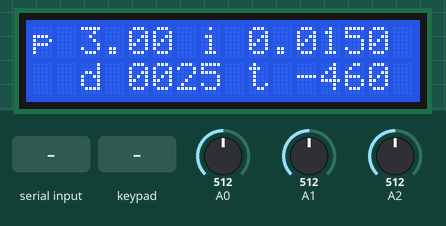
Simulated run of this sketch. Board: Arduino Uno, built with avr-gcc and run on an emulated ATmega328P. Shown: 16×2 character LCD. Inputs (shaded band) come from the test bench; at power-on: A0 = 512, A1 = 512, A2 = 512. What the sketch prints to the serial monitor is not drawn.

Above: at 1.2 s.
1.3 s: "=" received over the second serial link
At 1.8 s:
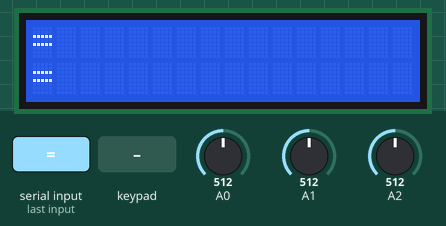
4.2 s: A0 set to 716
At 5.4 s:
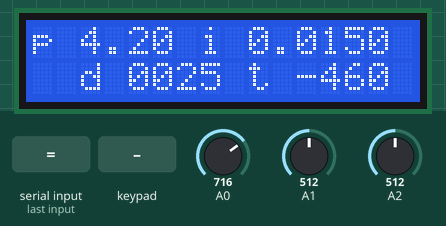
5.9 s: A1 set to 716
At 6.6 s:
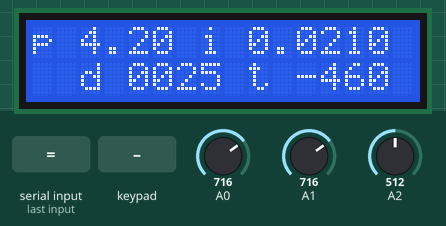
7.5 s: key 'D' pressed
At 8.1 s:
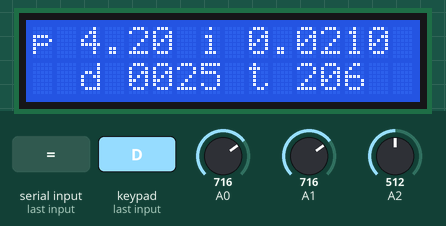
10.5 s: A2 set to 716
At 11.9 s:
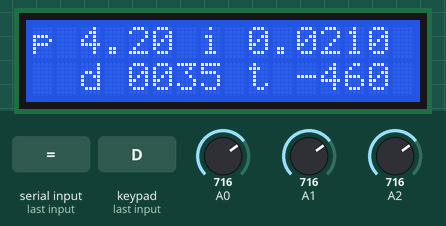
12.2 s: key 'U' pressed
At 12.8 s:
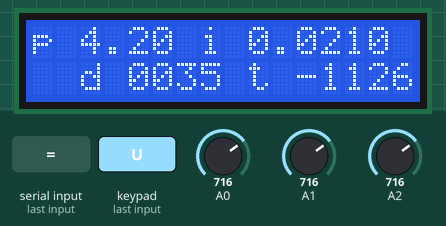
Timing chart, 0 to 15.2 s (numbered marks = the images above; inputs shaded):
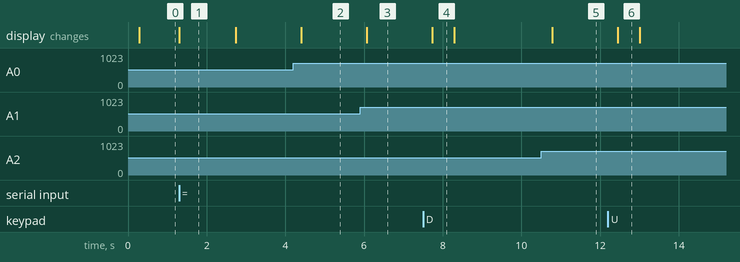

The sketch:

sbr_controller.ino
```cpp
#include <SoftwareSerial.h>
#include <LiquidCrystal_I2C.h>
#include "Nunchuk.h"

LiquidCrystal_I2C lcd(0x3f, 2, 1, 0, 4, 5, 6, 7, 3, POSITIVE);
SoftwareSerial bts(2, 3);
void setup()
{
  bts.begin(115200);
  Serial.begin(115200);
  Wire.begin();
  nunchuk_init();

  lcd.begin(16,2);
  lcd.backlight();
  lcd.clear();
  lcd.setCursor(0,0);
  lcd.print("init");
}
/*
 *  TUNING OPTIONS
 * 0: none
 * 1: pitch
 * 2: vel
 */
int tuning = 2;
char s[50];
int8_t jx = 0, jy = 0;
uint8_t bc = 0, bz = 0;
unsigned long lastT = 0;
char inStr[150] = "";
byte packet[11];
void loop()
{
  double kp = 0;
  double ki = 0;
  int16_t kd = 0;
  if(tuning == 1) {
    kp = analogRead(A0) * (180.0/1022.0);
    ki = analogRead(A1) * (2.3/1022.0);
    kd = analogRead(A2) * (4000.0/1022.0);
  } else if(tuning == 2) {
    kp = analogRead(A0) * (6.0/1022.0);
    ki = analogRead(A1) * (0.03/1022.0);
    kd = analogRead(A2) * (50.0/1022.0);
  }
  int frac_ki = (int)((ki - (int)ki) * 10000);
  int frac_kp = (int)((kp - (int)kp) * 100);
  if(millis() > lastT + 200) {
    char kp0s[5] = "";
    if(tuning == 1) {
      if(kp < 10) {
        strcpy(kp0s, "00");
      } else if(kp < 100) {
        strcpy(kp0s, "0");
      }
    }
    char kd0s[5] = "";
    if(kd < 10) {
      strcpy(kd0s, "000");
    } else if(kd < 100) {
      strcpy(kd0s, "00");
    } else if(kd < 1000) {
      strcpy(kd0s, "0");
    }
    char strfkp[20] = "";
    if(tuning == 2) {
      strcat(strfkp, ".");
      if(frac_kp < 10) strcat(strfkp, "0");
      char strfkp_unsc[10];
      itoa(frac_kp, strfkp_unsc, 10);
      strcat(strfkp, strfkp_unsc);
    }
    char strfki[20] = ".";
    if(frac_ki < 10) {
      strcat(strfki, "000");
    } else if (frac_ki < 100) {
      strcat(strfki, "00");
    } else if(frac_ki < 1000) {
      strcat(strfki, "0");
    }
    char strfki_unsc[10];
    itoa(frac_ki, strfki_unsc, 10);
    strcat(strfki, strfki_unsc);
    sprintf(s, "p %s%d%s i %d%s   d %s%d t %d", kp0s, (int)kp, strfkp, (int)ki, strfki, kd0s, kd,
    (int)((-4.6 - (jy/15.0)) * 100));
    char line1[17] = "";
    char line2[17] = "";
    for(int i = 0; i < sizeof(s)/sizeof(s[0]) - 1 && s[i] != '\0'; i++) {
      if(i < 16) {
        line1[i] = s[i];
        line1[i+1] = '\0';
      } else if(i < 32) {
        line2[i - 16] = s[i];
        line2[i - 15] = '\0';
      }
    }
    lcd.clear();
    lcd.setCursor(0,0);
    lcd.print(line1);
    lcd.setCursor(0,1);
    lcd.print(line2);
    lastT = millis();
  }
  if(nunchuk_read()) {
    jx = nunchuk_joystickX();
    jy = nunchuk_joystickY();
    bc = nunchuk_buttonC();
    bz = nunchuk_buttonZ();
  }
  packet[0] = jx;
  packet[1] = jy;
  packet[2] = bc;
  packet[3] = bz;
  packet[4] = kp;
  packet[5] = frac_kp;
  packet[6] = ki;
  packet[7] = frac_ki;
  packet[8] = frac_ki >> 8;
  packet[9] = kd;
  packet[10] = kd >> 8;
  bts.write(packet, 11);

  unsigned long t = millis();
  while(millis() - t < 60) {
    //display loading bar and debug information
    byte loading = 0;
    if(bts.available() > 20) {
      while(bts.available()) bts.read();
    }
    for(int i = 0; bts.available() && i < 49; i++) {
      inStr[i] = (char)bts.read();
      inStr[i+1] = '\0';
      if(inStr[0] == '=') loading = 1;
    }
    if(loading) {
      lcd.clear();
      lcd.setCursor(0,0);
      lcd.print(inStr);
      lcd.setCursor(0,1);
      lcd.print(inStr);
      delay(1400);
      return;
    } else {
      if(inStr[0] != '\0') {
        bool b = false;
        for(int i = 0; i < 3; i++) {
          if(inStr[i] == 's') b = true;
        }
        Serial.print(inStr);
        inStr[0] = '\0';
      }
    }
  }
}
```

Measured:
- after the input at 1.3 s, the display: changes at once (image 1)
- after the input at 4.2 s, the display: changes after 0.21 s (image 2)
- after the input at 5.9 s, the display: changes after 0.17 s (image 3)
- after the input at 7.5 s, the display: changes after 0.24 s (image 4)
- after the input at 10.5 s, the display: changes after 0.29 s (image 5)
- after the input at 12.2 s, the display: changes after 0.25 s (image 6)
- what the display in image 1 shows lasts 1.4 s, from 1.3 s to 2.7 s
